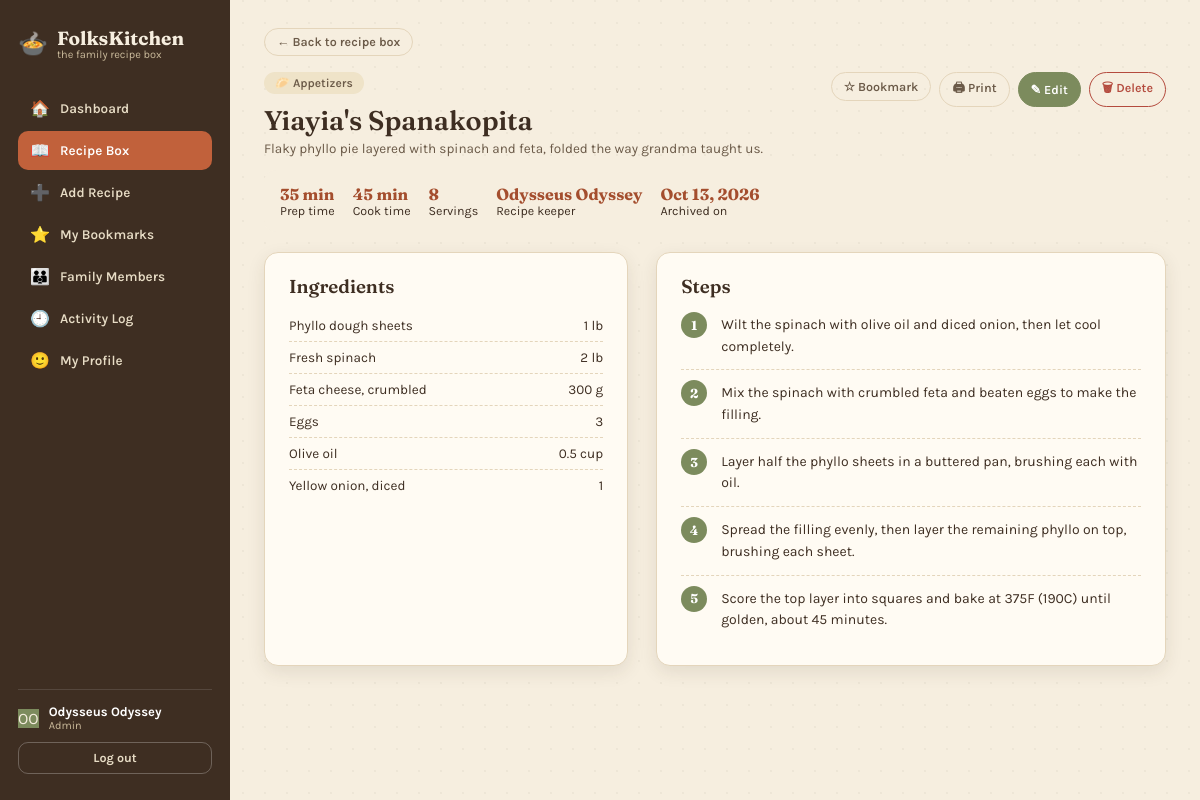
Page /recipe_detail.php?id=1 (signed in) on the committed database.
### tables this page shows
CREATE TABLE Users
(
  User_ID       INT          NOT NULL AUTO_INCREMENT,
  First_Name    VARCHAR(50)  NOT NULL,
  Last_Name     VARCHAR(50)  NOT NULL,
  Username      VARCHAR(50)  NOT NULL,
  Email         VARCHAR(100) NOT NULL,
  Password_Hash VARCHAR(255) NOT NULL,
  Birthdate     DATE         NOT NULL,
  Gender        VARCHAR(20)  NOT NULL,
  City          VARCHAR(100) NOT NULL,
  Role          VARCHAR(20)  NOT NULL,
  Created_At    DATETIME     NOT NULL,
  PRIMARY KEY (User_ID)
);

CREATE TABLE Categories
(
  Category_ID   INT         NOT NULL AUTO_INCREMENT,
  Category_Name VARCHAR(50) NOT NULL,
  Description   TEXT        NOT NULL,
  PRIMARY KEY (Category_ID)
);

CREATE TABLE Recipes
(
  Recipe_ID   INT          NOT NULL AUTO_INCREMENT,
  Title       VARCHAR(100) NOT NULL,
  Description TEXT         NOT NULL,
  Category_ID INT          NOT NULL,
  Created_By  INT          NOT NULL,
  Prep_Time   INT          NOT NULL,
  Cook_Time   INT          NOT NULL,
  Servings    INT          NOT NULL,
  Created_At  DATETIME     NOT NULL,
  PRIMARY KEY (Recipe_ID)
);

CREATE TABLE Ingredients
(
  Ingredient_ID   INT           NOT NULL AUTO_INCREMENT,
  Recipe_ID       INT           NOT NULL,
  Ingredient_Name VARCHAR(100)  NOT NULL,
  Quantity        DECIMAL(8,2)  NOT NULL,
  Unit            VARCHAR(30)   NOT NULL,
  PRIMARY KEY (Ingredient_ID)
);

CREATE TABLE Recipe_Steps
(
  Step_ID     INT     NOT NULL AUTO_INCREMENT,
  Recipe_ID   INT     NOT NULL,
  Step_Number INT     NOT NULL,
  Instruction TEXT    NOT NULL,
  PRIMARY KEY (Step_ID)
);

### database/config/database.php (called while the page is built)
<?php
return [
    'host'   => 'localhost',
    'dbname' => 'folkskitchen',
    'user'   => 'root',
    'pass'   => '',
    'charset'=> 'utf8mb4',
];

### classes/Database.php (called while the page is built)
<?php
class Database
{
    private static ?PDO $instance = null;
    public static function getConnection(): PDO
    {
        if (self::$instance === null) {
            $config = require __DIR__ . '/../config/database.php';
            $dsn = sprintf(
                'mysql:host=%s;dbname=%s;charset=%s',
                $config['host'],
                $config['dbname'],
                $config['charset'] ?? 'utf8mb4'
            );
            try {
                self::$instance = new PDO($dsn, $config['user'], $config['pass'], [
                    PDO::ATTR_ERRMODE            => PDO::ERRMODE_EXCEPTION,
                    PDO::ATTR_DEFAULT_FETCH_MODE => PDO::FETCH_ASSOC,
                    PDO::ATTR_EMULATE_PREPARES   => false,
                ]);
            } catch (PDOException $e) {
                die(
                    'Database connection failed: ' . $e->getMessage() .
                    '. Check config/database.php and make sure the "folkskitchen" ' .
                    'database has been created and imported (see database/ folder).'
                );
            }
        }
        return self::$instance;
    }
}

### classes/User.php (called while the page is built, shortened)
<?php
require_once __DIR__ . '/Database.php';
class User
{
    public string $firstName;
    public string $lastName;
    public string $role;
    public function __construct(array $row = [])
    {
        $this->id           = isset($row['User_ID']) ? (int) $row['User_ID'] : null;
        $this->firstName    = $row['First_Name'] ?? '';
        $this->lastName     = $row['Last_Name'] ?? '';
        $this->role         = $row['Role'] ?? self::ROLE_PARTICIPANT;
    }
    public function fullName(): string
    {
        return trim("{$this->firstName} {$this->lastName}");
    }
    public function initials(): string
    {
        $a = $this->firstName !== '' ? substr($this->firstName, 0, 1) : '';
        $b = $this->lastName !== '' ? substr($this->lastName, 0, 1) : '';
        return strtoupper($a . $b);
    }
    public function isAdmin(): bool
    {
        return $this->role === self::ROLE_ADMIN;
    }
    public static function findById(int $id): ?self
    {
        $stmt = Database::getConnection()->prepare('SELECT * FROM Users WHERE User_ID = ?');
        $stmt->execute([$id]);
        $row = $stmt->fetch();
        return $row ? new self($row) : null;
    }
}

### includes/bootstrap.php (called while the page is built, shortened)
<?php
require_once __DIR__ . '/../classes/Database.php';
require_once __DIR__ . '/../classes/User.php';
require_once __DIR__ . '/../classes/Category.php';
require_once __DIR__ . '/../classes/Ingredient.php';
require_once __DIR__ . '/../classes/RecipeStep.php';
require_once __DIR__ . '/../classes/Recipe.php';
require_once __DIR__ . '/../classes/Bookmark.php';
function e(?string $value): string
{
    return htmlspecialchars($value ?? '', ENT_QUOTES, 'UTF-8');
}
function currentUser(): ?User
{
    static $cached = false;
    if ($cached === false) {
        $cached = isset($_SESSION['user_id']) ? User::findById((int) $_SESSION['user_id']) : null;
    }
    return $cached;
}
function requireLogin(): User
{
    $user = currentUser();
    return $user;
}
function avatarColor(int $userId): string
{
    return AVATAR_COLORS[$userId % count(AVATAR_COLORS)];
}
function categoryIcon(?string $categoryName): string
{
    return CATEGORY_ICONS[$categoryName] ?? '🍽️';
}
function formatDate(?string $datetime): string
{
    return (new DateTime($datetime))->format('M j, Y');
}

### classes/Recipe.php (called while the page is built, shortened)
<?php
require_once __DIR__ . '/Database.php';
require_once __DIR__ . '/Category.php';
require_once __DIR__ . '/User.php';
require_once __DIR__ . '/Ingredient.php';
require_once __DIR__ . '/RecipeStep.php';
class Recipe
{
    public ?int $id;
    public int $categoryId;
    public int $createdBy;
    public function __construct(array $row = [])
    {
        $this->id          = isset($row['Recipe_ID']) ? (int) $row['Recipe_ID'] : null;
        $this->title       = $row['Title'] ?? '';
        $this->description = $row['Description'] ?? '';
        $this->categoryId  = (int) ($row['Category_ID'] ?? 0);
        $this->createdBy   = (int) ($row['Created_By'] ?? 0);
        $this->prepTime    = (int) ($row['Prep_Time'] ?? 0);
        $this->cookTime    = (int) ($row['Cook_Time'] ?? 0);
        $this->servings    = (int) ($row['Servings'] ?? 1);
        $this->createdAt   = $row['Created_At'] ?? null;
    }
    public function category(): ?Category
    {
        return Category::findById($this->categoryId);
    }
    public function creator(): ?User
    {
        return User::findById($this->createdBy);
    }
    public function ingredients(): array
    {
        return $this->id ? Ingredient::forRecipe($this->id) : [];
    }
    public function steps(): array
    {
        return $this->id ? RecipeStep::forRecipe($this->id) : [];
    }
    public static function findById(int $id): ?self
    {
        $stmt = Database::getConnection()->prepare('SELECT * FROM Recipes WHERE Recipe_ID = ?');
        $stmt->execute([$id]);
        $row = $stmt->fetch();
        return $row ? new self($row) : null;
    }
}

### classes/Category.php (called while the page is built, shortened)
<?php
require_once __DIR__ . '/Database.php';
class Category
{
    public function __construct(array $row = [])
    {
        $this->name        = $row['Category_Name'] ?? '';
    }
    public static function findById(int $id): ?self
    {
        $stmt = Database::getConnection()->prepare('SELECT * FROM Categories WHERE Category_ID = ?');
        $stmt->execute([$id]);
        $row = $stmt->fetch();
        return $row ? new self($row) : null;
    }
}

### classes/Bookmark.php (called while the page is built, shortened)
<?php
require_once __DIR__ . '/Database.php';
require_once __DIR__ . '/Recipe.php';
class Bookmark
{
    public static function isBookmarked(int $userId, int $recipeId): bool
    {
        $stmt = Database::getConnection()->prepare(
            'SELECT COUNT(*) FROM Bookmarks WHERE User_ID = ? AND Recipe_ID = ?'
        );
        $stmt->execute([$userId, $recipeId]);
        return ((int) $stmt->fetchColumn()) > 0;
    }
}

### classes/Ingredient.php (called while the page is built, shortened)
<?php
require_once __DIR__ . '/Database.php';
class Ingredient
{
    public function __construct(array $row = [])
    {
        $this->name     = $row['Ingredient_Name'] ?? '';
        $this->quantity = isset($row['Quantity']) ? (float) $row['Quantity'] : 0.0;
        $this->unit     = $row['Unit'] ?? '';
    }
    public static function forRecipe(int $recipeId): array
    {
        $stmt = Database::getConnection()->prepare(
            'SELECT * FROM Ingredients WHERE Recipe_ID = ? ORDER BY Ingredient_ID'
        );
        $stmt->execute([$recipeId]);
        return array_map(fn($row) => new self($row), $stmt->fetchAll());
    }
}

### classes/RecipeStep.php (called while the page is built, shortened)
<?php
require_once __DIR__ . '/Database.php';
class RecipeStep
{
    public function __construct(array $row = [])
    {
        $this->instruction = $row['Instruction'] ?? '';
    }
    public static function forRecipe(int $recipeId): array
    {
        $stmt = Database::getConnection()->prepare(
            'SELECT * FROM Recipe_Steps WHERE Recipe_ID = ? ORDER BY Step_Number'
        );
        $stmt->execute([$recipeId]);
        return array_map(fn($row) => new self($row), $stmt->fetchAll());
    }
}

### recipe_detail.php (the view, shortened to what this page needs)
<?php
require_once __DIR__ . '/includes/bootstrap.php';
$user = requireLogin();
$id = (int) ($_GET['id'] ?? 0);
$recipe = Recipe::findById($id);
$activeNav = 'recipes';
require __DIR__ . '/includes/header.php';
$cat = $recipe->category();
$creator = $recipe->creator();
$ingredients = $recipe->ingredients();
$steps = $recipe->steps();
$bookmarked = Bookmark::isBookmarked($user->id, $recipe->id);
?>
<a class="btn btn-ghost btn-sm" href="recipes.php">← Back to recipe box</a>
<div class="detail-head" style="margin-top:16px;">
  <div>
    <span class="tag"><?= categoryIcon($cat?->name) ?> <?= e($cat ? $cat->name : 'Uncategorized') ?></span>
    <h2 class="page-title" style="margin-top:10px;"><?= e($recipe->title) ?></h2>
    <div class="page-sub"><?= e($recipe->description) ?></div>
  </div>
  <div class="detail-actions">
    <form method="post" action="bookmark_toggle.php" style="display:inline;">
      <button type="submit" class="btn <?= $bookmarked ? 'btn-primary' : 'btn-ghost' ?> btn-sm"><?= $bookmarked ? '★ Bookmarked' : '☆ Bookmark' ?></button>
    </form>
    <button type="button" class="btn btn-ghost btn-sm" onclick="window.print()">🖨 Print</button>
    <?php if ($user->isAdmin()): ?>
      <a class="btn btn-sage btn-sm" href="recipe_form.php?id=<?= $recipe->id ?>">✎ Edit</a>
      <form method="post" action="recipe_delete.php" style="display:inline;" onsubmit="return confirm('Remove &quot;<?= e($recipe->title) ?>&quot; from the family archive? This can\'t be undone.');">
        <button type="submit" class="btn btn-danger btn-sm">🗑 Delete</button>
      </form>
    <?php endif; ?>
  </div>
</div>
<div class="detail-meta-row">
  <div class="meta-item"><b><?= $recipe->prepTime ?> min</b>Prep time</div>
  <div class="meta-item"><b><?= $recipe->cookTime ?> min</b>Cook time</div>
  <div class="meta-item"><b><?= $recipe->servings ?></b>Servings</div>
  <div class="meta-item"><b><?= e($creator ? $creator->fullName() : 'Unknown') ?></b>Recipe keeper</div>
  <div class="meta-item"><b><?= formatDate($recipe->createdAt) ?></b>Archived on</div>
</div>
<div class="two-col">
  <div class="card">
    <h3 style="margin-bottom:12px;">Ingredients</h3>
    <ul class="ingredient-list">
      <?php if ($ingredients): foreach ($ingredients as $i): ?>
        <li><span><?= e($i->name) ?></span><span><?= rtrim(rtrim(number_format($i->quantity, 2), '0'), '.') ?><?= $i->unit ? ' ' . e($i->unit) : '' ?></span></li>
      <?php endforeach; else: ?>
        <li>No ingredients listed.</li>
      <?php endif; ?>
    </ul>
  </div>
  <div class="card">
    <h3 style="margin-bottom:4px;">Steps</h3>
    <ol class="step-list">
      <?php if ($steps): foreach ($steps as $s): ?>
        <li><?= e($s->instruction) ?></li>
      <?php endforeach; else: ?>
        <li>No steps listed.</li>
      <?php endif; ?>
    </ol>
  </div>
</div>
<?php require __DIR__ . '/includes/footer.php'; ?>

### includes/header.php (shortened to what this page needs)
<?php
$user = currentUser();
$activeNav = $activeNav ?? '';
$navItems = [
    ['id' => 'dashboard',  'href' => 'index.php',       'icon' => '🏠', 'label' => 'Dashboard'],
    ['id' => 'recipes',    'href' => 'recipes.php',     'icon' => '📖', 'label' => 'Recipe Box'],
    ['id' => 'add-recipe', 'href' => 'recipe_form.php', 'icon' => '➕', 'label' => 'Add Recipe', 'adminOnly' => true],
    ['id' => 'bookmarks',  'href' => 'bookmarks.php',   'icon' => '⭐', 'label' => 'My Bookmarks'],
    ['id' => 'members',    'href' => 'members.php',     'icon' => '👪', 'label' => 'Family Members', 'adminOnly' => true],
    ['id' => 'activity',   'href' => 'activity.php',    'icon' => '🕘', 'label' => 'Activity Log'],
    ['id' => 'profile',    'href' => 'profile.php',     'icon' => '🙂', 'label' => 'My Profile'],
];
?>
<!DOCTYPE html>
<html lang="en">
<head>
<link rel="stylesheet" href="assets/style.css">
</head>
<body>
<?php if ($user): ?>
<div id="app-shell" class="active">
  <aside class="sidebar">
    <div class="brand">
      <div class="brand-mark">🍲</div>
      <div>
        <div class="brand-name">FolksKitchen</div>
        <div class="brand-tag">the family recipe box</div>
      </div>
    </div>
    <nav class="nav">
      <?php foreach ($navItems as $item): ?>
        <a class="nav-item <?= $activeNav === $item['id'] ? 'active' : '' ?>" href="<?= e($item['href']) ?>">
          <span class="ic"><?= $item['icon'] ?></span> <?= e($item['label']) ?>
        </a>
      <?php endforeach; ?>
    </nav>
    <div class="sidebar-footer">
      <div class="sidebar-user">
        <div class="avatar" style="background:<?= avatarColor($user->id) ?>"><?= e($user->initials()) ?></div>
        <div>
          <div class="name"><?= e($user->fullName()) ?></div>
          <div class="role"><?= e($user->role) ?></div>
        </div>
      </div>
      <a class="logout-btn" href="logout.php" style="display:block; text-align:center; text-decoration:none;">Log out</a>
    </div>
  </aside>
  <main class="main">
<?php else: ?>
  <main class="main" style="max-width:none;">
<?php endif; ?>

### rows in the picture
users: $user->initials() "OO", $user->fullName() "Odysseus Odyssey", Role "Admin", First_Name+Last_Name "Odysseus Odyssey"
categories: Category_Name "🥟", Category_Name "Appetizers"
recipes: Title "Yiayia's Spanakopita", Description "Flaky phyllo pie layered with spinach and feta, folded the way grandma taught us.", Prep_Time "35", Cook_Time "45", Servings "8", Created_At "Oct 13, 2026"
ingredients: Ingredient_Name "Phyllo dough sheets", Quantity "1", Unit "lb"
ingredients: Ingredient_Name "Fresh spinach", Quantity "2", Unit "lb"
ingredients: Ingredient_Name "Feta cheese, crumbled", Quantity "300", Unit "g"
ingredients: Ingredient_Name "Eggs", Quantity "3"
ingredients: Ingredient_Name "Olive oil", Quantity "0.5", Unit "cup"
ingredients: Ingredient_Name "Yellow onion, diced", Quantity "1"
recipe_steps: Instruction "Wilt the spinach with olive oil and diced onion, then let cool completely."
recipe_steps: Instruction "Mix the spinach with crumbled feta and beaten eggs to make the filling."
recipe_steps: Instruction "Layer half the phyllo sheets in a buttered pan, brushing each with oil."
recipe_steps: Instruction "Spread the filling evenly, then layer the remaining phyllo on top, brushing each sheet."
recipe_steps: Instruction "Score the top layer into squares and bake at 375F (190C) until golden, about 45 minutes."

### other values in the picture
$item['icon'] "🏠"
$item['label'] "Dashboard"
$item['icon'] "📖"
$item['label'] "Recipe Box"
$item['icon'] "➕"
$item['label'] "Add Recipe"
$item['icon'] "⭐"
$item['label'] "My Bookmarks"
$item['icon'] "👪"
$item['label'] "Family Members"
$item['icon'] "🕘"
$item['label'] "Activity Log"
$item['icon'] "🙂"
$item['label'] "My Profile"
